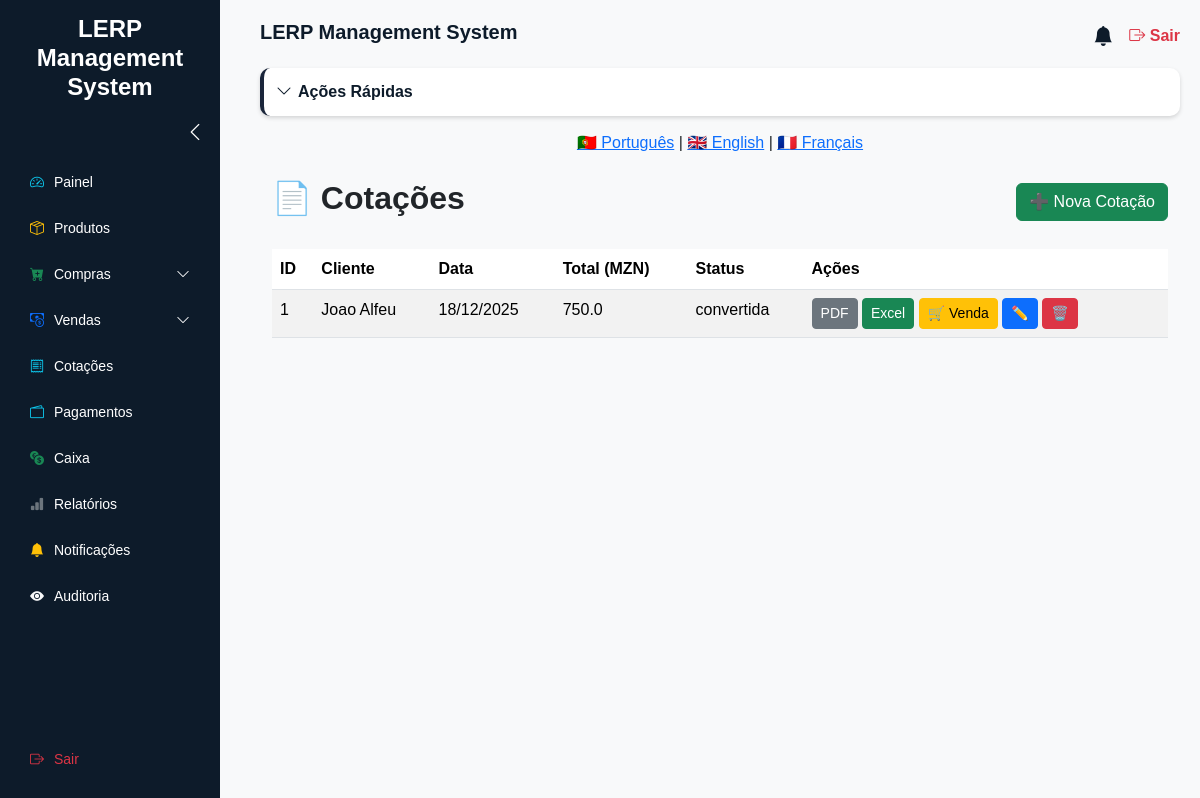
The page /cotacoes/ on the database its author committed.
### modulos/cotacoes/models.py (models this page shows, shortened)
class Cotacao(db.Model):
    __tablename__ = "cotacoes"
    id = db.Column(db.Integer, primary_key=True)
    cliente = db.Column(db.String(120), nullable=False)
    itens_json = db.Column(db.Text, nullable=False)
    total_valor = db.Column(db.Float, default=0)
    status = db.Column(db.String(20), default="rascunho")
    data_cotacao = db.Column(db.DateTime, default=datetime.now)
    venda_id = db.Column(db.Integer, nullable=True)
    @property
    def itens(self):
        return json.loads(self.itens_json)

### modulos/cotacoes/routes.py (the view)
@cotacoes_bp.route("/")
def listar_cotacoes():
    cotacoes = Cotacao.query.order_by(Cotacao.data_cotacao.desc()).all()
    return render_template("cotacoes/listar.html", cotacoes=cotacoes)

### templates/cotacoes/listar.html (shortened to what this page needs)
{% extends "base.html" %}
{% block content %}
<div class="container mt-4">
    <div class="d-flex justify-content-between align-items-center mb-4">
        <h2 class="fw-bold">📄 Cotações</h2>
        <a href="{{ url_for('cotacoes.nova_cotacao') }}" class="btn btn-success">
            ➕ Nova Cotação
        </a>
    </div>
    <table class="table table-striped">
        <thead>
            <tr>
                <th>ID</th>
                <th>Cliente</th>
                <th>Data</th>
                <th>Total (MZN)</th>
                <th>Status</th>
                <th>Ações</th>
            </tr>
        </thead>
        <tbody>
            {% for cotacao in cotacoes %}
            <tr>
                <td>{{ cotacao.id }}</td>
                <td>{{ cotacao.cliente }}</td>
                <td>{{ cotacao.data_cotacao.strftime('%d/%m/%Y') if cotacao.data_cotacao else '-' }}</td>
                <td>{{ cotacao.total_valor | round(2) }}</td>
                <td>{{ cotacao.status }}</td>
                <td>
                    <a href="{{ url_for('cotacoes.gerar_pdf', cotacao_id=cotacao.id) }}"
                       class="btn btn-sm btn-secondary" title="Gerar PDF">
                        PDF
                    </a>
                    <a href="{{ url_for('cotacoes.gerar_excel', cotacao_id=cotacao.id) }}"
                       class="btn btn-sm btn-success" title="Exportar Excel">
                        Excel
                    </a>
                    <a href="{{ url_for('vendas.criar_venda_a_partir_cotacao', cotacao_id=cotacao.id) }}"
                       class="btn btn-sm btn-warning" title="Transformar em Venda">
                        🛒 Venda
                    </a>
                    <a href="{{ url_for('cotacoes.editar_cotacao', cotacao_id=cotacao.id) }}"
                       class="btn btn-sm btn-primary" title="Editar">
                        ✏️
                    </a>
                    <a href="{{ url_for('cotacoes.excluir_cotacao', cotacao_id=cotacao.id) }}"
                       class="btn btn-sm btn-danger" title="Excluir">
                        🗑️
                    </a>
                </td>
            </tr>
            {% endfor %}
        </tbody>
    </table>
</div>
{% endblock %}

### templates/base.html (style rules this page uses)
body { font-family: Arial, sans-serif; background: #f8f9fa; }

### rows shown on the page
Cotacao: id "1", cliente "Joao Alfeu", data_cotacao "18/12/2025", total_valor "750.0", status "convertida"

### other values the page prints
{{ titulo_pagina or _("LERP Management System") }} "LERP Management System"
